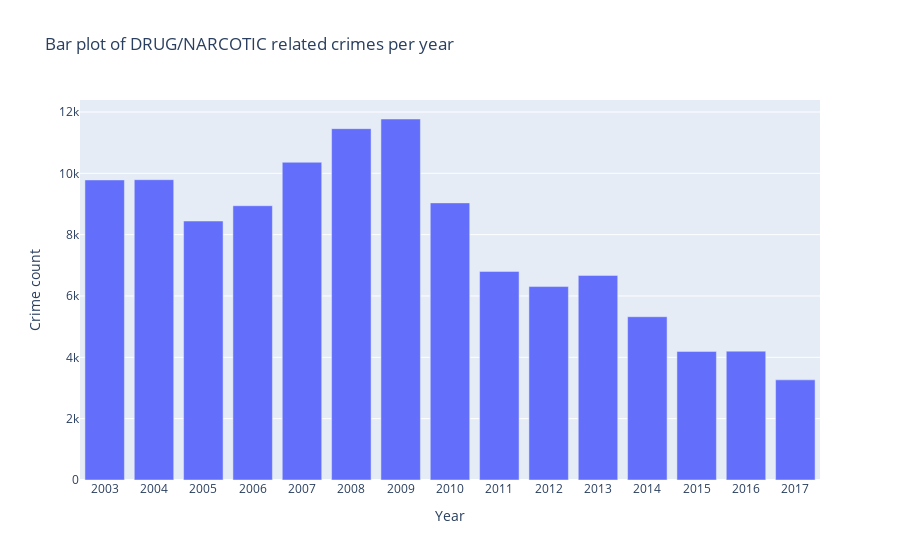

The code cell stored with this chart in its notebook:
### Code cell
import plotly.express as px

fig = px.bar(x=x,
             y=y, 
             orientation='v', 
             title='Bar plot of DRUG/NARCOTIC related crimes per year',
             labels={'y': 'Crime count', 'x': 'Year'},
             )
fig.update_layout(showlegend=False, xaxis = dict(
                    tickmode='array', #change 1
                    tickvals = x, #change 2
                    ticktext = textBased, #change 3
                    ),)
#fig.update_traces(base="markers+lines", hovertemplate=None)

fig.show()
fig.update_layout(showlegend=False)
fig.write_html("intro-bar-chart.html")

### Figure 1 — Plotly figure (JSON) as saved in the notebook; plotly's stock layout.template omitted (floating-point values rounded to 4 significant figures)
{"data": [{"alignmentgroup": "True", "hovertemplate": "Year=%{x}<br>Crime count=%{y}<extra></extra>", "legendgroup": "", "marker": {"color": "#636efa", "pattern": {"shape": ""}}, "name": "", "offsetgroup": "", "orientation": "v", "showlegend": false, "textposition": "auto", "type": "bar", "x": [2003, 2004, 2005, 2006, 2007, 2008, 2009, 2010, 2011, 2012, 2013, 2014, 2015, 2016, 2017], "xaxis": "x", "y": [9784, 9792, 8444, 8943, 10360, 11456, 11771, 9036, 6802, 6307, 6672, 5324, 4194, 4202, 3265], "yaxis": "y"}], "layout": {"barmode": "relative", "legend": {"tracegroupgap": 0}, "showlegend": false, "title": {"text": "Bar plot of DRUG/NARCOTIC related crimes per year"}, "xaxis": {"anchor": "y", "domain": [0, 1], "tickmode": "array", "ticktext": ["2003", "2004", "2005", "2006", "2007", "2008", "2009", "2010", "2011", "2012", "2013", "2014", "2015", "2016", "2017"], "tickvals": [2003, 2004, 2005, 2006, 2007, 2008, 2009, 2010, 2011, 2012, 2013, 2014, 2015, 2016, 2017], "title": {"text": "Year"}}, "yaxis": {"anchor": "x", "domain": [0, 1], "title": {"text": "Crime count"}}}}
